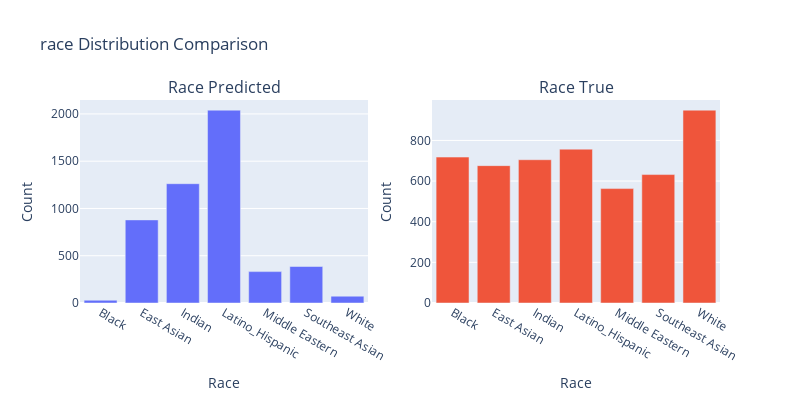
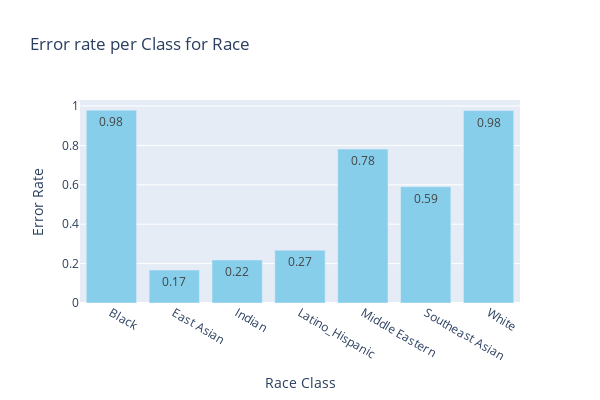
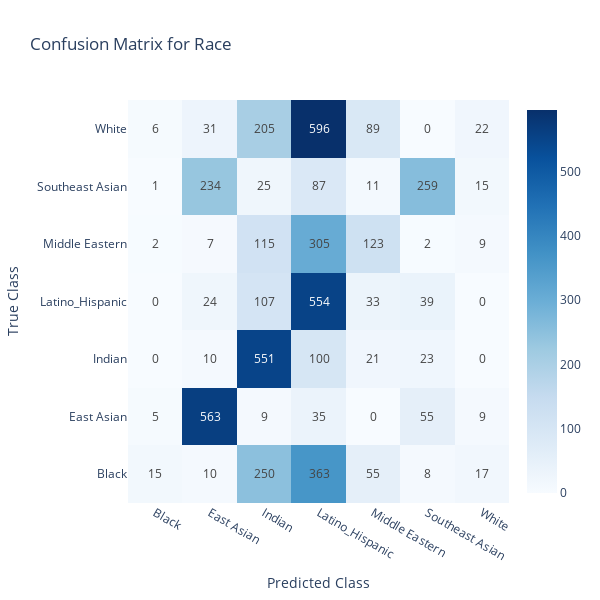

Notebook code cell kept with these figures, in order:
### Markdown cell above
#### Sans contexte

### Code cell
df_r_sans = import_data('./scv_1/r_sans_contexte.csv')
run_stats(df_r_sans, "race")

### Figure 1 — Plotly figure (JSON) as saved in the notebook; plotly's stock layout.template omitted (floating-point values rounded to 4 significant figures)
{"data": [{"name": "Predicted", "type": "bar", "x": ["Black", "East Asian", "Indian", "Latino_Hispanic", "Middle Eastern", "Southeast Asian", "White"], "xaxis": "x", "y": [29, 879, 1262, 2040, 332, 386, 72], "yaxis": "y"}, {"name": "True", "type": "bar", "x": ["Black", "East Asian", "Indian", "Latino_Hispanic", "Middle Eastern", "Southeast Asian", "White"], "xaxis": "x2", "y": [718, 676, 705, 757, 563, 632, 949], "yaxis": "y2"}], "layout": {"annotations": [{"font": {"size": 16}, "showarrow": false, "text": "Race Predicted", "x": 0.225, "xanchor": "center", "xref": "paper", "y": 1, "yanchor": "bottom", "yref": "paper"}, {"font": {"size": 16}, "showarrow": false, "text": "Race True", "x": 0.775, "xanchor": "center", "xref": "paper", "y": 1, "yanchor": "bottom", "yref": "paper"}], "height": 400, "showlegend": false, "title": {"text": "race Distribution Comparison"}, "width": 800, "xaxis": {"anchor": "y", "domain": [0, 0.45], "title": {"text": "Race"}}, "xaxis2": {"anchor": "y2", "domain": [0.55, 1], "title": {"text": "Race"}}, "yaxis": {"anchor": "x", "domain": [0, 1], "title": {"text": "Count"}}, "yaxis2": {"anchor": "x2", "domain": [0, 1], "title": {"text": "Count"}}}}

### Figure 2 — Plotly figure (JSON) as saved in the notebook; plotly's stock layout.template omitted (floating-point values rounded to 4 significant figures)
{"data": [{"marker": {"color": "skyblue"}, "text": [0.98, 0.17, 0.22, 0.27, 0.78, 0.59, 0.98], "textposition": "auto", "type": "bar", "x": ["Black", "East Asian", "Indian", "Latino_Hispanic", "Middle Eastern", "Southeast Asian", "White"], "y": [0.9791, 0.1672, 0.2184, 0.2682, 0.7815, 0.5902, 0.9768]}], "layout": {"height": 400, "title": {"text": "Error rate per Class for Race"}, "width": 600, "xaxis": {"tickmode": "linear", "title": {"text": "Race Class"}}, "yaxis": {"title": {"text": "Error Rate"}}}}

### Figure 3 — Plotly figure (JSON) as saved in the notebook; plotly's stock layout.template omitted (floating-point values rounded to 4 significant figures)
{"data": [{"colorscale": [[0, "rgb(247,251,255)"], [0.125, "rgb(222,235,247)"], [0.25, "rgb(198,219,239)"], [0.375, "rgb(158,202,225)"], [0.5, "rgb(107,174,214)"], [0.625, "rgb(66,146,198)"], [0.75, "rgb(33,113,181)"], [0.875, "rgb(8,81,156)"], [1, "rgb(8,48,107)"]], "hoverinfo": "z", "text": [["15", "10", "250", "363", "55", "8", "17"], ["5", "563", "9", "35", "0", "55", "9"], ["0", "10", "551", "100", "21", "23", "0"], ["0", "24", "107", "554", "33", "39", "0"], ["2", "7", "115", "305", "123", "2", "9"], ["1", "234", "25", "87", "11", "259", "15"], ["6", "31", "205", "596", "89", "0", "22"]], "texttemplate": "%{text}", "type": "heatmap", "x": ["Black", "East Asian", "Indian", "Latino_Hispanic", "Middle Eastern", "Southeast Asian", "White"], "y": ["Black", "East Asian", "Indian", "Latino_Hispanic", "Middle Eastern", "Southeast Asian", "White"], "z": [[15, 10, 250, 363, 55, 8, 17], [5, 563, 9, 35, 0, 55, 9], [0, 10, 551, 100, 21, 23, 0], [0, 24, 107, 554, 33, 39, 0], [2, 7, 115, 305, 123, 2, 9], [1, 234, 25, 87, 11, 259, 15], [6, 31, 205, 596, 89, 0, 22]]}], "layout": {"height": 600, "title": {"text": "Confusion Matrix for Race"}, "width": 600, "xaxis": {"title": {"text": "Predicted Class"}}, "yaxis": {"title": {"text": "True Class"}}}}
